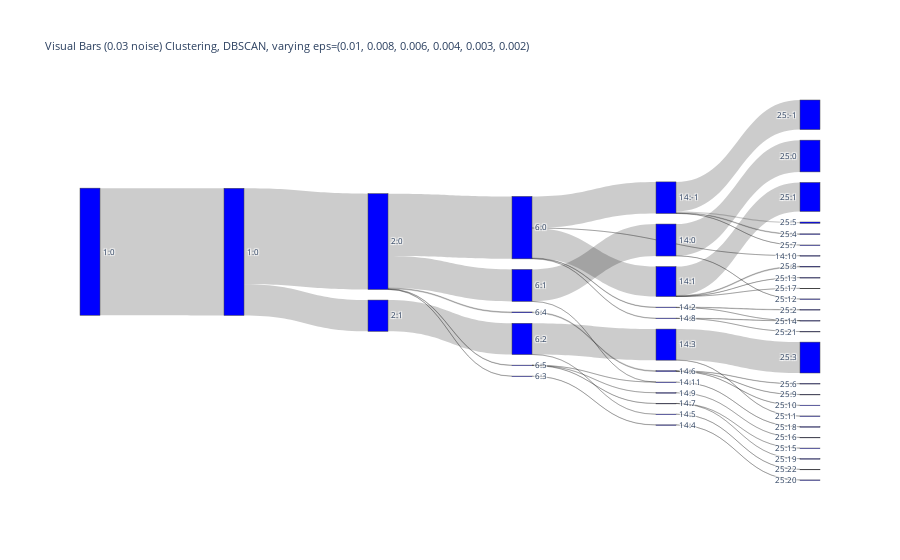

Notebook source saved alongside this figure:
### Code cell
link, label = sk.convert_lbls_to_sankey_nodes(x_lbls_L)
# plot
fig = go.Figure(data=
          [go.Sankey(node = dict(pad = 15, thickness=20, label = label, color =  "blue"),
                     link = link)])
    
fig.update_layout(title_text="Visual Bars (0.03 noise) Clustering, DBSCAN, varying eps={}".format(eps_range), font_size=8)
fig.show()

### Figure 1 — Plotly figure (JSON) as saved in the notebook; plotly's stock layout.template omitted (floating-point values rounded to 4 significant figures; data arrays with more than 128 entries replaced by an {"elided": "..."} marker saying what was removed)
{"data": [{"link": {"source": {"elided": "449 int values"}, "target": {"elided": "449 int values"}, "value": {"elided": "449 int values"}}, "node": {"color": "blue", "label": ["1:0", "1:0", "2:0", "2:1", "6:0", "6:1", "6:2", "6:3", "6:4", "6:5", "14:-1", "14:0", "14:1", "14:2", "14:3", "14:4", "14:5", "14:6", "14:7", "14:8", "14:9", "14:10", "14:11", "14:12", "25:-1", "25:0", "25:1", "25:2", "25:3", "25:4", "25:5", "25:6", "25:7", "25:8", "25:9", "25:10", "25:11", "25:12", "25:13", "25:14", "25:15", "25:16", "25:17", "25:18", "25:19", "25:20", "25:21", "25:22", "25:23"], "pad": 15, "thickness": 20}, "type": "sankey"}], "layout": {"font": {"size": 8}, "title": {"text": "Visual Bars (0.03 noise) Clustering, DBSCAN, varying eps=(0.01, 0.008, 0.006, 0.004, 0.003, 0.002)"}}}
